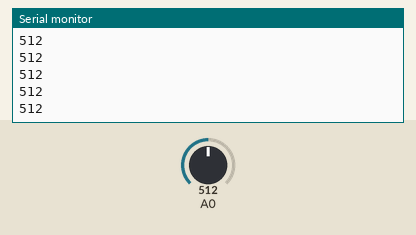
Bench run of a sketch on a simulated ESP8266 (NodeMCU). Shown: the last lines printed to the serial monitor. The inputs (shaded band) are chosen by the test bench; at power-on: A0 = 512.

Above: at 1.2 s.
1.3 s: A0 set to 716
At 2.0 s:
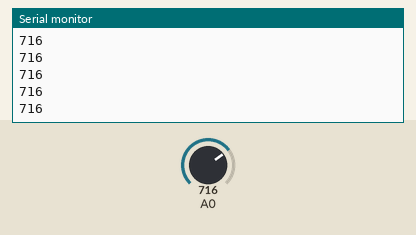
2.8 s: A0 set to 900
At 3.6 s:
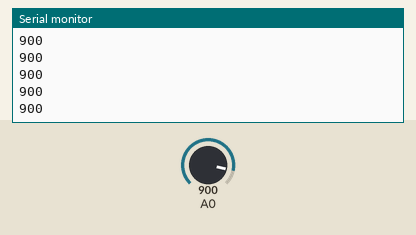
Timing chart, 0 to 5.8 s (numbered marks = the images above; inputs shaded):
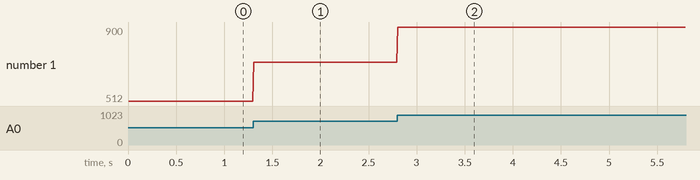

The sketch:

ecg_measure.ino
```cpp
// My code

unsigned long previousMillis = 0;        // will store last time LED was updated
const long interval = 10;           // interval at which to blink (milliseconds)

uint8_t Lo1 = D0;
uint8_t Lo2 = D2;


void setup()
{
  Serial.begin(9600);
  pinMode(Lo2, INPUT); // Setup for leads off detection LO +
  pinMode(Lo1, INPUT); // Setup for leads off detection LO -
}

void loop()
{
  unsigned long currentMillis = millis();

  if (currentMillis - previousMillis >= interval)
  {
    previousMillis = currentMillis;
    Serial.println(analogRead(A0));
  }

}
```

Measured:
- after the input at 1.3 s, the serial monitor: prints a new line at once (image 1)
- after the input at 2.8 s, the serial monitor: prints a new line at once (image 2)
- plotted number 1: 512 → 716 after the input at 1.3 s, 716 → 900 after the input at 2.8 s
